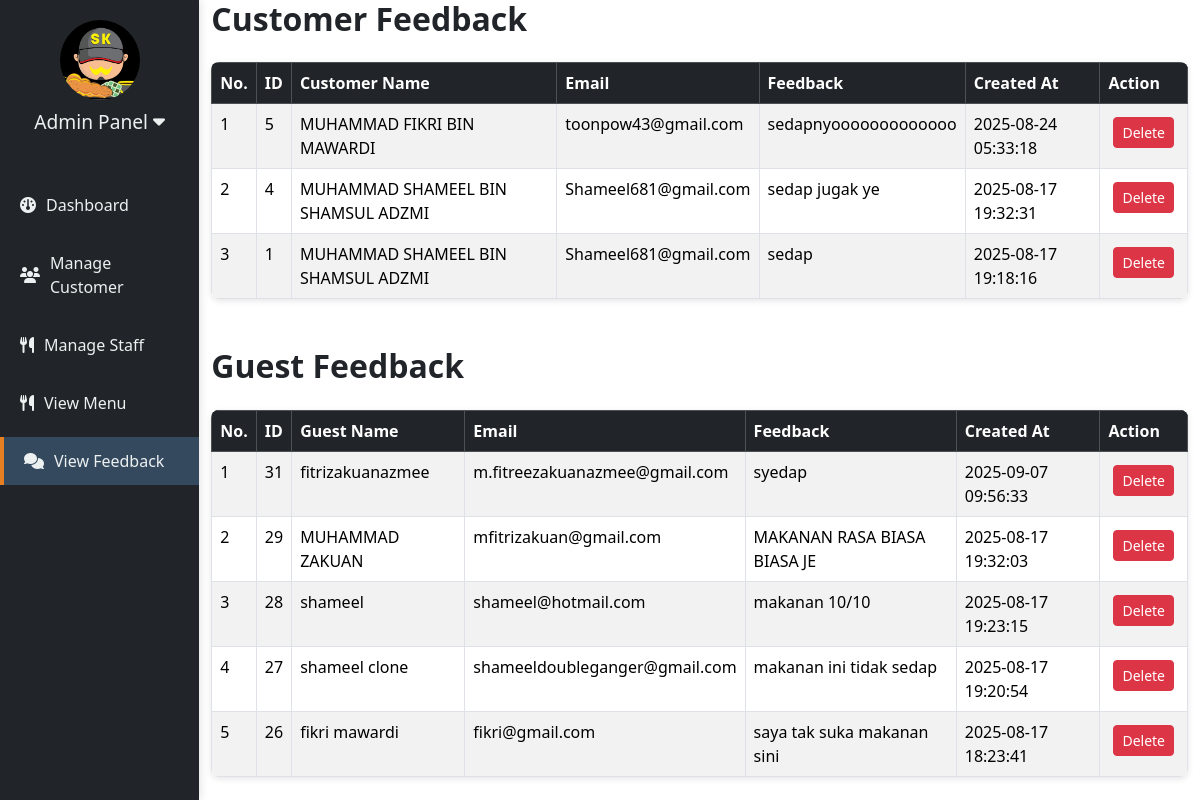
Page /admin/admin_viewfeedback.php (signed in) on the committed database.
### tables this page shows
CREATE TABLE `feedback_customer` (
  `id` int(11) NOT NULL,
  `customer_name` varchar(100) NOT NULL,
  `customer_email` varchar(100) NOT NULL,
  `feedback` text NOT NULL,
  `created_at` timestamp NOT NULL DEFAULT current_timestamp()
);

CREATE TABLE `feedback_guest` (
  `id` int(11) NOT NULL,
  `guest_name` varchar(100) NOT NULL,
  `guest_email` varchar(100) NOT NULL,
  `feedback` text NOT NULL,
  `created_at` timestamp NOT NULL DEFAULT current_timestamp()
);

### admin/admin_viewfeedback.php (the view, shortened to what this page needs)
<?php
require_once '../connect.php';
$customer_feedback = $conn->query("SELECT * FROM feedback_customer ORDER BY created_at DESC");
$guest_feedback = $conn->query("SELECT * FROM feedback_guest ORDER BY created_at DESC");
?>
<!DOCTYPE html>
<html lang="en">
<head>
<link rel="stylesheet" href="../CSS/admin_viewfeedback.css">
<link rel="stylesheet" href="../CSS/ProfileAdmin.css">
<link rel="stylesheet" href="../CSS/admin_dashboard.css">
<link rel="stylesheet" href="../CSS/profCust.css">
<link rel="stylesheet" href="https://cdnjs.cloudflare.com/ajax/libs/font-awesome/6.5.2/css/all.min.css">
<link rel="stylesheet" href="https://cdn.jsdelivr.net/npm/bootstrap@5.3.2/dist/css/bootstrap.min.css">
</head>
<body>
<div class="dashboard-wrapper">
    <aside class="sidebar">
        <div class="sidebar-header" id="adminDropdown">
            <img src="../image/LogoSataysebenarReal.png" alt="Logo">
            <h2>Admin Panel <i class="fa-solid fa-caret-down"></i></h2>
        </div>
        <ul class="sidebar-menu">
            <li><a href="admin_dashboard.php"><i class="fa-solid fa-gauge"></i> Dashboard</a></li>
            <li><a href="admincustomer.php"><i class="fa-solid fa-users"></i> Manage Customer</a></li>
               <li><a href="adminstaff.php"><i class="fa-solid fa-utensils"></i> Manage Staff</a></li>
                    <li><a href="admin_menu.php"><i class="fa-solid fa-utensils"></i> View Menu</a></li>
            <li><a href="admin_viewfeedback.php" class="active"><i class="fa-solid fa-comments"></i> View Feedback</a></li>
        </ul>
    </aside>
<div class="container">
    <h1 class="mb-4">Customer Feedback</h1>
    <table class="table table-bordered table-striped">
        <thead class="table-dark">
            <tr>
                <th>No.</th>
                <th>ID</th>
                <th>Customer Name</th>
                <th>Email</th>
                <th>Feedback</th>
                <th>Created At</th>
                <th>Action</th>
            </tr>
        </thead>
        <tbody>
        <?php
        $no = 1;
        while ($row = $customer_feedback->fetch_assoc()): ?>
            <tr>
                <td><?= $no++ ?></td>
                <td><?= $row['id'] ?></td>
                <td><?= htmlspecialchars($row['customer_name']) ?></td>
                <td><?= htmlspecialchars($row['customer_email']) ?></td>
                <td><?= nl2br(htmlspecialchars($row['feedback'])) ?></td>
                <td><?= $row['created_at'] ?></td>
                <td>
                    <a href="?delete=<?= $row['id'] ?>&type=customer"
                       class="btn btn-sm btn-danger"
                       onclick="return confirm('Delete this feedback?')">Delete</a>
                </td>
            </tr>
        <?php endwhile; ?>
        </tbody>
    </table>
    <h1 class="mt-5 mb-4">Guest Feedback</h1>
    <table class="table table-bordered table-striped">
        <thead class="table-dark">
            <tr>
                <th>No.</th>
                <th>ID</th>
                <th>Guest Name</th>
                <th>Email</th>
                <th>Feedback</th>
                <th>Created At</th>
                <th>Action</th>
            </tr>
        </thead>
        <tbody>
        <?php
        $no = 1;
        while ($row = $guest_feedback->fetch_assoc()): ?>
            <tr>
                <td><?= $no++ ?></td>
                <td><?= $row['id'] ?></td>
                <td><?= htmlspecialchars($row['guest_name']) ?></td>
                <td><?= htmlspecialchars($row['guest_email']) ?></td>
                <td><?= nl2br(htmlspecialchars($row['feedback'])) ?></td>
                <td><?= $row['created_at'] ?></td>
                <td>
                    <a href="?delete=<?= $row['id'] ?>&type=guest"
                       class="btn btn-sm btn-danger"
                       onclick="return confirm('Delete this feedback?')">Delete</a>
                </td>
            </tr>
        <?php endwhile; ?>
        </tbody>
    </table>
</div>
</body>
</html>

### CSS/admin_viewfeedback.css (style rules this page uses)
body { font-family: 'Segoe UI', Tahoma, Geneva, Verdana, sans-serif; background-color: #f8f9fc; color: #333; }
.container h1 { font-size: 2rem; font-weight: 600; color: #212529; }
.table { background: #fff; border-radius: 8px; overflow: hidden; box-shadow: 0 2px 6px rgba(0,0,0,0.1); }
.table thead { background: #343a40; color: #fff; }
.btn { border-radius: 6px; font-weight: 500; transition: transform 0.1s ease, background-color 0.3s; }
.btn-danger { background-color: #dc3545; border-color: #dc3545; }

### CSS/ProfileAdmin.css (style rules this page uses)
body { font-family: 'Segoe UI', Tahoma, Geneva, Verdana, sans-serif; background-color: #f8f9fc; color: #333; margin: 0; padding: 0; }
.btn { display: inline-block; padding: 10px 18px; border: none; border-radius: 6px; font-weight: 500; cursor: pointer; text-decoration: none; transition: transform 0.1s ease, background-color 0.3s; background: #212529; color: #fff; margin: 5px; }
.btn-danger { background: #dc3545; }

### CSS/admin_dashboard.css (style rules this page uses)
body { margin: 0; font-family: "Segoe UI", Arial, sans-serif; background: #f4f6f9; display: flex; min-height: 100vh; }
.dashboard-wrapper { display: flex; width: 100%; }
.sidebar { width: 240px; background-color: #212529; color: #fff; display: flex; flex-direction: column; padding: 20px 0; min-height: 100vh; box-shadow: 2px 0 8px rgba(0,0,0,0.1); }
.sidebar-header { text-align: center; margin-bottom: 30px; }
.sidebar-header img { width: 80px; height: 80px; object-fit: cover; border-radius: 50%; margin-bottom: 10px; }
.sidebar-header h2 { font-size: 1.2rem; color: #ecf0f1; }
.sidebar-menu { list-style: none; padding: 0; margin: 0; }
.sidebar-menu li { margin: 10px 0; }
.sidebar-menu a { display: flex; align-items: center; gap: 10px; padding: 12px 20px; text-decoration: none; color: #ecf0f1; transition: background 0.3s ease; }
.sidebar-menu a.active, .sidebar-menu a:hover { background: #34495e; border-left: 4px solid #e67e22; }
.sidebar-header { position: relative; cursor: pointer; }
.sidebar-header h2 { display: flex; justify-content: center; align-items: center; gap: 5px; }

### CSS/profCust.css (style rules this page uses)
body { font-family: 'Segoe UI', Tahoma, Geneva, Verdana, sans-serif; background-color: #f5E6CA; color: #333; margin: 0; padding: 0; }
.btn { display: inline-block; padding: 10px 18px; border: none; border-radius: 6px; font-weight: 500; cursor: pointer; text-decoration: none; transition: transform 0.1s ease, background-color 0.3s; background: #e65c00; color: #fff; margin: 5px; }
.btn-danger { background: #dc3545; }

### rows in the picture
feedback_customer: id "5", customer_name "MUHAMMAD FIKRI BIN MAWARDI", customer_email "toonpow43@gmail.com", feedback "sedapnyooooooooooooo", created_at "2025-08-24 05:33:18"
feedback_customer: id "4", customer_name "MUHAMMAD SHAMEEL BIN SHAMSUL ADZMI", customer_email "Shameel681@gmail.com", feedback "sedap jugak ye", created_at "2025-08-17 19:32:31"
feedback_customer: id "1", customer_name "MUHAMMAD SHAMEEL BIN SHAMSUL ADZMI", customer_email "Shameel681@gmail.com", feedback "sedap", created_at "2025-08-17 19:18:16"
feedback_guest: id "31", guest_name "fitrizakuanazmee", guest_email "m.fitreezakuanazmee@gmail.com", feedback "syedap", created_at "2025-09-07 09:56:33"
feedback_guest: id "29", guest_name "MUHAMMAD ZAKUAN", guest_email "mfitrizakuan@gmail.com", feedback "MAKANAN RASA BIASA BIASA JE", created_at "2025-08-17 19:32:03"
feedback_guest: id "28", guest_name "shameel", guest_email "shameel@hotmail.com", feedback "makanan 10/10", created_at "2025-08-17 19:23:15"
feedback_guest: id "27", guest_name "shameel clone", guest_email "shameeldoubleganger@gmail.com", feedback "makanan ini tidak sedap", created_at "2025-08-17 19:20:54"
feedback_guest: id "26", guest_name "fikri mawardi", guest_email "fikri@gmail.com", feedback "saya tak suka makanan sini", created_at "2025-08-17 18:23:41"
